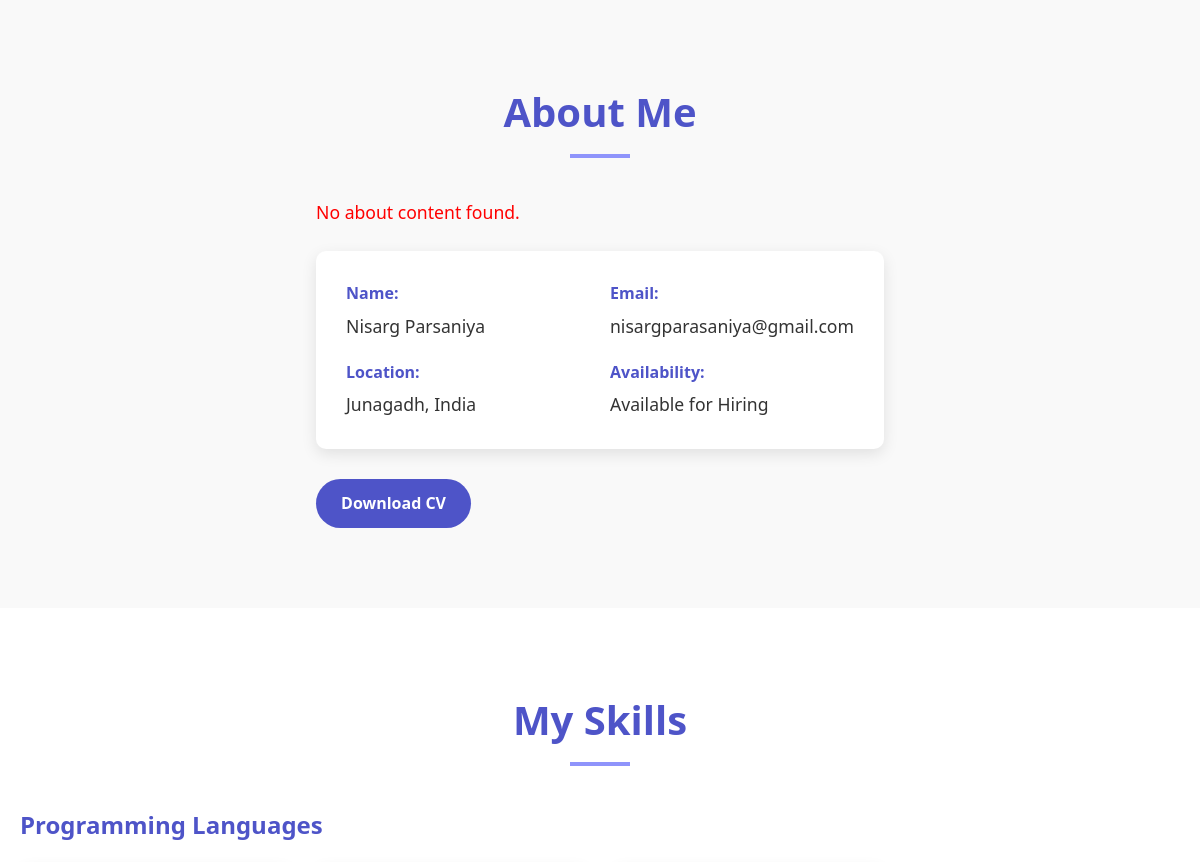
Before: / (middle part) with the older database file.
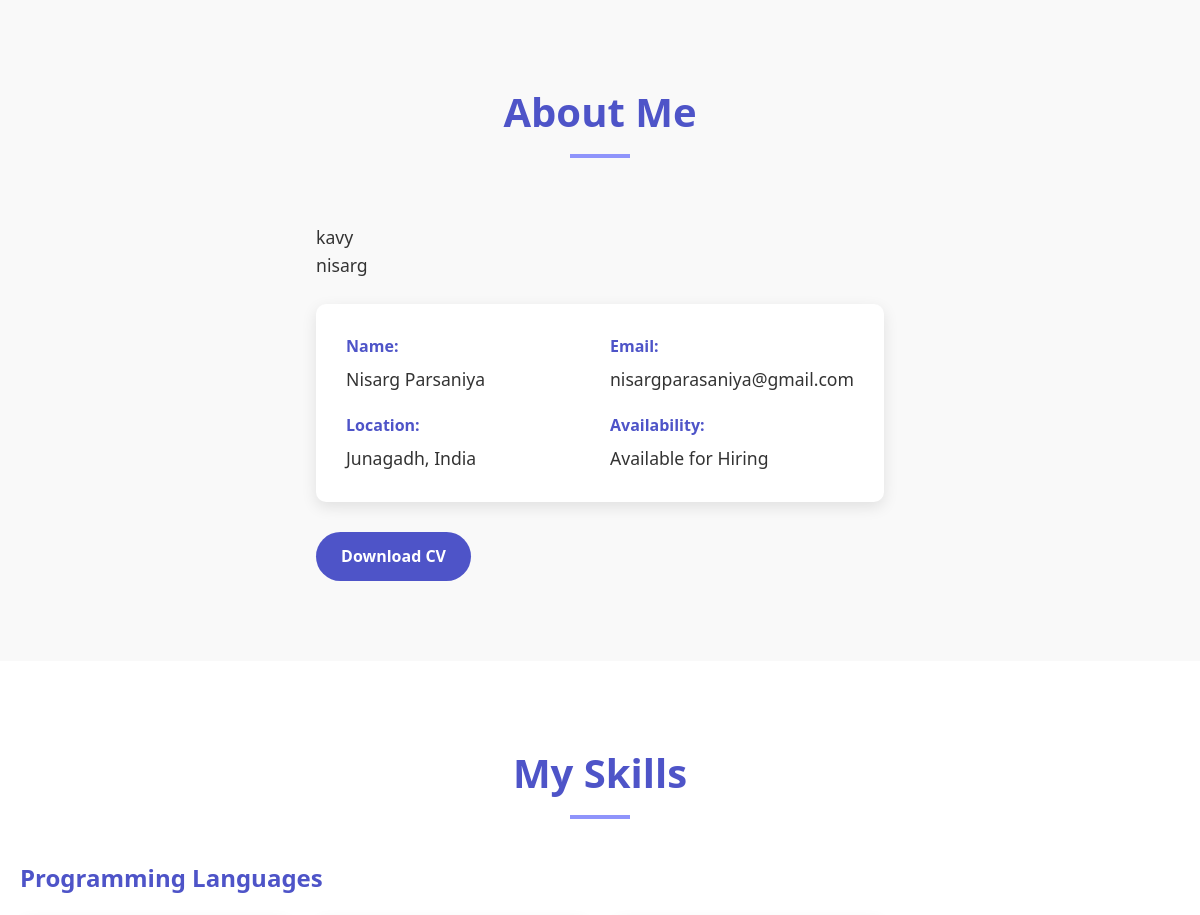
After: the same page with the newer database file.
### acc/models.py (models this page shows, shortened)
class SiteContent(models.Model):
    name = models.CharField(max_length=100, help_text="For internal reference like 'about section'")
    description = models.TextField(blank=True, null=True)

### acc/views.py (the view)
# urls.py: path('', views.homepage, name='home'),
def homepage(request):
    about = SiteContent.objects.filter(name="About Section").first()
    return render(request, 'nisarg.html', {'about': about})

### acc/templates/nisarg.html (shortened to what this page needs)
<!DOCTYPE html>
<html lang="en">
<head>
    <link rel="stylesheet" href="https://cdnjs.cloudflare.com/ajax/libs/font-awesome/6.4.0/css/all.min.css">
</head>
<body>
    <section id="about" class="about">
        <div class="container">
            <div class="section-header">
                <h2>About Me</h2>
                <div class="underline"></div>
            </div>
            <div class="about-content">
                <div class="about-text">
                    {% if about %}
                    <p style="color: green;">{{ about.description|linebreaks }}</p>
                    {% else %}
                    <p style="color: red;">No about content found.</p>
                    {% endif %}
                    <div class="personal-info">
                        <div class="info-item">
                            <span class="info-title">Name:</span>
                            <span class="info-detail">Nisarg Parsaniya</span>
                        </div>
                        <div class="info-item">
                            <span class="info-title">Email:</span>
                            <span class="info-detail">nisargparasaniya@gmail.com</span>
                        </div>
                        <div class="info-item">
                            <span class="info-title">Location:</span>
                            <span class="info-detail">Junagadh, India</span>
                        </div>
                        <div class="info-item">
                            <span class="info-title">Availability:</span>
                            <span class="info-detail">Available for Hiring</span>
                        </div>
                    </div>
                    <a href="#" class="btn primary-btn">Download CV</a>
                </div>
            </div>
        </div>
    </section>
    <section id="skills" class="skills">
        <div class="container">
            <div class="section-header">
                <h2>My Skills</h2>
                <div class="underline"></div>
            </div>
            <div class="skills-content">
                <div class="skill-category">
                    <h3>Programming Languages</h3>
                </div>
        </div>
    </section>
</body>
</html>

### acc/templates/nisarg.html (style rules this page uses)
:root { --primary-color: #4e54c8; --secondary-color: #8f94fb; --text-color: #333; --bg-color: #f9f9f9; --card-bg: #ffffff; --border-color: #e0e0e0; --highlight-color: #4e54c8; --section-bg: #ffffff; --timeline-line: #e0e0e0; --progress-bg: #f0f0f0; --progress-bar: #4e54c8; --card-shadow: 0 5px 15px rgba(0, 0, 0, 0.1); --header-shadow: 0 2px 10px rgba(0, 0, 0, 0.1); --input-bg: #ffffff; --btn-hover: #8f94fb; }
* { margin: 0; padding: 0; box-sizing: border-box; transition: background-color 0.3s, color 0.3s; }
html { scroll-behavior: smooth; }
body { font-family: 'Segoe UI', Tahoma, Geneva, Verdana, sans-serif; color: var(--text-color); background-color: var(--bg-color); line-height: 1.6; }
a { text-decoration: none; color: var(--primary-color); }
.container { max-width: 1200px; margin: 0 auto; padding: 0 20px; }
.section-header { text-align: center; margin-bottom: 40px; }
.section-header h2 { font-size: 2.5rem; margin-bottom: 10px; color: var(--primary-color); }
.underline { height: 4px; width: 60px; background: var(--secondary-color); margin: 0 auto; }
section { padding: 80px 0; background-color: var(--section-bg); }
section:nth-child(odd) { background-color: var(--bg-color); }
.btn { display: inline-block; padding: 12px 25px; border-radius: 30px; font-weight: 600; cursor: pointer; transition: all 0.3s ease; border: none; text-align: center; }
.primary-btn { background: var(--primary-color); color: white; }
.about-content { display: flex; justify-content: center; gap: 50px; }
.about-text { max-width: 800px; }
.about-text p { margin-bottom: 25px; font-size: 1.1rem; }
.personal-info { background-color: var(--card-bg); padding: 30px; border-radius: 10px; margin-bottom: 30px; box-shadow: var(--card-shadow); display: grid; grid-template-columns: 1fr 1fr; gap: 20px; }
.info-item { display: flex; flex-direction: column; gap: 5px; }
.info-title { font-weight: 600; color: var(--primary-color); }
.info-detail { font-size: 1.1rem; }
.skills-content { display: flex; flex-direction: column; gap: 40px; }
.skill-category h3 { font-size: 1.5rem; margin-bottom: 20px; color: var(--primary-color); }

Changed rows visible on the page:
added SiteContent: description "kavy nisarg"
Other visible differences:
text no longer shown: "No about content found."
